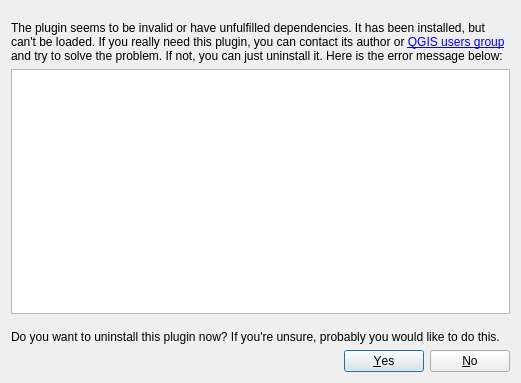
<ui version="4.0" >
 <author>Matthew Perry, Borys Jurgiel</author>
 <class>QgsPluginInstallerPluginErrorDialog</class>
 <widget class="QDialog" name="QgsPluginInstallerPluginErrorDialog" >
  <property name="geometry" >
   <rect>
    <x>0</x>
    <y>0</y>
    <width>521</width>
    <height>383</height>
   </rect>
  </property>
  <property name="minimumSize" >
   <size>
    <width>480</width>
    <height>300</height>
   </size>
  </property>
  <property name="windowTitle" >
   <string>Error loading plugin</string>
  </property>
  <property name="windowIcon" >
   <iconset resource="resources.qrc" >:/plugins/installer/qgis-icon.png</iconset>
  </property>
  <layout class="QGridLayout" >
   <item row="1" column="0" >
    <widget class="QLabel" name="label" >
     <property name="sizePolicy" >
      <sizepolicy vsizetype="Preferred" hsizetype="Expanding" >
       <horstretch>0</horstretch>
       <verstretch>0</verstretch>
      </sizepolicy>
     </property>
     <property name="text" >
      <string>The plugin seems to be invalid or have unfulfilled dependencies. It has been installed, but can't be loaded. If you really need this plugin, you can contact its author or &lt;a href="http://lists.osgeo.org/mailman/listinfo/qgis-user">QGIS users group&lt;/a> and try to solve the problem. If not, you can just uninstall it. Here is the error message below:</string>
     </property>
     <property name="wordWrap" >
      <bool>true</bool>
     </property>
     <property name="openExternalLinks" >
      <bool>true</bool>
     </property>
    </widget>
   </item>
   <item row="2" column="0" >
    <widget class="QTextBrowser" name="textBrowser" >
     <property name="minimumSize" >
      <size>
       <width>0</width>
       <height>0</height>
      </size>
     </property>
     <property name="focusPolicy" >
      <enum>Qt::NoFocus</enum>
     </property>
    </widget>
   </item>
   <item row="3" column="0" >
    <spacer>
     <property name="orientation" >
      <enum>Qt::Vertical</enum>
     </property>
     <property name="sizeType" >
      <enum>QSizePolicy::Fixed</enum>
     </property>
     <property name="sizeHint" >
      <size>
       <width>503</width>
       <height>10</height>
      </size>
     </property>
    </spacer>
   </item>
   <item row="4" column="0" >
    <widget class="QLabel" name="label1" >
     <property name="frameShape" >
      <enum>QFrame::NoFrame</enum>
     </property>
     <property name="frameShadow" >
      <enum>QFrame::Plain</enum>
     </property>
     <property name="text" >
      <string>Do you want to uninstall this plugin now? If you're unsure, probably you would like to do this.</string>
     </property>
     <property name="wordWrap" >
      <bool>true</bool>
     </property>
    </widget>
   </item>
   <item row="6" column="0" >
    <widget class="QDialogButtonBox" name="buttonBox" >
     <property name="standardButtons" >
      <set>QDialogButtonBox::No|QDialogButtonBox::NoButton|QDialogButtonBox::Yes</set>
     </property>
    </widget>
   </item>
   <item row="0" column="0" >
    <spacer>
     <property name="orientation" >
      <enum>Qt::Vertical</enum>
     </property>
     <property name="sizeType" >
      <enum>QSizePolicy::Fixed</enum>
     </property>
     <property name="sizeHint" >
      <size>
       <width>10</width>
       <height>10</height>
      </size>
     </property>
    </spacer>
   </item>
  </layout>
 </widget>
 <tabstops>
  <tabstop>textBrowser</tabstop>
 </tabstops>
 <resources>
  <include location="resources.qrc" />
 </resources>
 <connections>
  <connection>
   <sender>buttonBox</sender>
   <signal>rejected()</signal>
   <receiver>QgsPluginInstallerPluginErrorDialog</receiver>
   <slot>reject()</slot>
   <hints>
    <hint type="sourcelabel" >
     <x>266</x>
     <y>428</y>
    </hint>
    <hint type="destinationlabel" >
     <x>266</x>
     <y>226</y>
    </hint>
   </hints>
  </connection>
  <connection>
   <sender>buttonBox</sender>
   <signal>accepted()</signal>
   <receiver>QgsPluginInstallerPluginErrorDialog</receiver>
   <slot>accept()</slot>
   <hints>
    <hint type="sourcelabel" >
     <x>266</x>
     <y>428</y>
    </hint>
    <hint type="destinationlabel" >
     <x>266</x>
     <y>226</y>
    </hint>
   </hints>
  </connection>
 </connections>
</ui>
